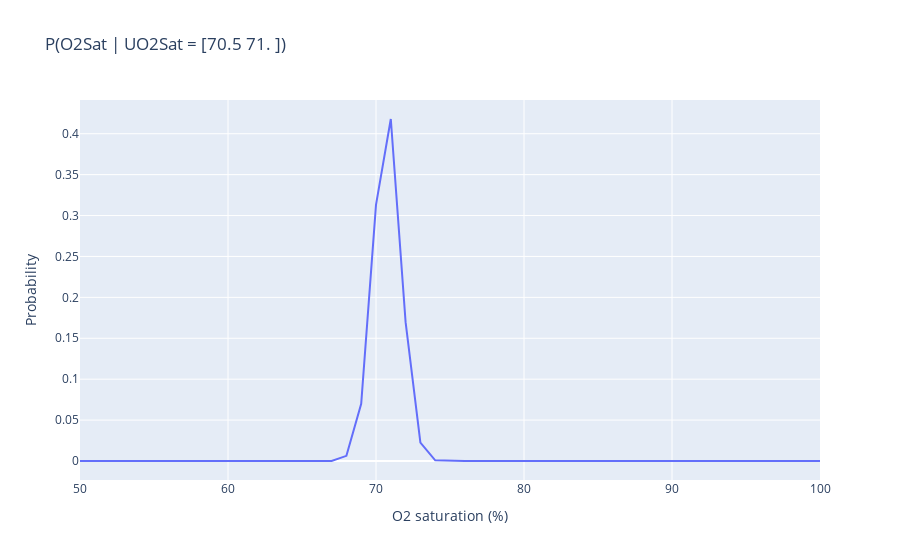

Notebook cell for this chart:
### Code cell
uo2sat_bin_idx = 41
fig = go.Figure()
fig.add_trace(go.Scatter(x=O2Sat_vals, y=cpt2[:, uo2sat_bin_idx]))
fig.update_layout(
    title_text=f"P(O2Sat | UO2Sat = {UO2Sat.bins_arr[uo2sat_bin_idx]})",
    xaxis_title="O2 saturation (%)",
    yaxis_title="Probability",
)
fig.show()

### Figure 1 — Plotly figure (JSON) as saved in the notebook; plotly's stock layout.template omitted (floating-point values rounded to 4 significant figures)
{"data": [{"type": "scatter", "x": [50, 51, 52, 53, 54, 55, 56, 57, 58, 59, 60, 61, 62, 63, 64, 65, 66, 67, 68, 69, 70, 71, 72, 73, 74, 75, 76, 77, 78, 79, 80, 81, 82, 83, 84, 85, 86, 87, 88, 89, 90, 91, 92, 93, 94, 95, 96, 97, 98, 99, 100], "y": [0, 0, 0, 0, 0, 0, 0, 0, 0, 0, 0, 0, 0, 0, 0, 0, 0, 0, 0.0063, 0.0698, 0.313, 0.418, 0.1697, 0.0224, 0.0008, 0, 0, 0, 0, 0, 0, 0, 0, 0, 0, 0, 0, 0, 0, 0, 0, 0, 0, 0, 0, 0, 0, 0, 0, 0, 0]}], "layout": {"title": {"text": "P(O2Sat | UO2Sat = [70.5 71. ])"}, "xaxis": {"title": {"text": "O2 saturation (%)"}}, "yaxis": {"title": {"text": "Probability"}}}}
